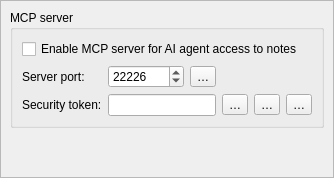
<?xml version="1.0" encoding="UTF-8"?>
<ui version="4.0">
 <class>McpServerSettingsWidget</class>
 <widget class="QWidget" name="McpServerSettingsWidget">
  <layout class="QGridLayout" name="gridLayout">
   <property name="leftMargin">
    <number>0</number>
   </property>
   <property name="topMargin">
    <number>0</number>
   </property>
   <property name="rightMargin">
    <number>0</number>
   </property>
   <property name="bottomMargin">
    <number>0</number>
   </property>
   <item row="0" column="0">
    <widget class="QScrollArea" name="mcpServerScrollArea">
     <property name="widgetResizable">
      <bool>true</bool>
     </property>
     <widget class="QWidget" name="mcpServerScrollAreaContents">
      <property name="geometry">
       <rect>
        <x>0</x>
        <y>0</y>
        <width>580</width>
        <height>400</height>
       </rect>
      </property>
      <layout class="QVBoxLayout" name="verticalLayout_mcpServer">
       <item>
        <widget class="QGroupBox" name="mcpServerGroupBox">
         <property name="title">
          <string>MCP server</string>
         </property>
         <layout class="QGridLayout" name="gridLayout_mcpServer">
          <item row="0" column="0" colspan="6">
           <widget class="QCheckBox" name="mcpServerEnabledCheckBox">
            <property name="text">
             <string>Enable MCP server for AI agent access to notes</string>
            </property>
           </widget>
          </item>
          <item row="1" column="0">
           <widget class="QLabel" name="mcpServerPortLabel">
            <property name="text">
             <string>Server port:</string>
            </property>
           </widget>
          </item>
          <item row="1" column="1">
           <widget class="QSpinBox" name="mcpServerPortSpinBox">
            <property name="minimum">
             <number>1</number>
            </property>
            <property name="maximum">
             <number>65535</number>
            </property>
            <property name="value">
             <number>22226</number>
            </property>
           </widget>
          </item>
          <item row="1" column="2">
           <widget class="QToolButton" name="mcpServerPortResetButton">
            <property name="toolTip">
             <string>Reset the MCP server port</string>
            </property>
            <property name="text">
             <string notr="true">…</string>
            </property>
            <property name="icon">
             <iconset theme="edit-clear" resource="../../breeze-qownnotes.qrc">
              <normaloff>:/icons/breeze-qownnotes/16x16/edit-clear.svg</normaloff>:/icons/breeze-qownnotes/16x16/edit-clear.svg</iconset>
            </property>
           </widget>
          </item>
          <item row="2" column="0">
           <widget class="QLabel" name="mcpServerTokenLabel">
            <property name="text">
             <string>Security token:</string>
            </property>
           </widget>
          </item>
          <item row="2" column="1" colspan="2">
           <widget class="QLineEdit" name="mcpServerTokenLineEdit">
            <property name="toolTip">
             <string>If this is empty when saved, a new security token will be generated automatically.</string>
            </property>
            <property name="maxLength">
             <number>32</number>
            </property>
            <property name="readOnly">
             <bool>false</bool>
            </property>
            <property name="echoMode">
             <enum>QLineEdit::EchoMode::Password</enum>
            </property>
           </widget>
          </item>
          <item row="2" column="3">
           <widget class="QToolButton" name="mcpServerShowTokenButton">
            <property name="toolTip">
             <string>Show security token</string>
            </property>
            <property name="text">
             <string notr="true">…</string>
            </property>
            <property name="icon">
             <iconset theme="document-decrypt" resource="../../breeze-qownnotes.qrc">
              <normaloff>:/icons/breeze-qownnotes/16x16/document-decrypt.svg</normaloff>:/icons/breeze-qownnotes/16x16/document-decrypt.svg</iconset>
            </property>
           </widget>
          </item>
          <item row="2" column="4">
           <widget class="QToolButton" name="mcpServerCopyTokenButton">
            <property name="toolTip">
             <string>Copy security token to clipboard</string>
            </property>
            <property name="text">
             <string notr="true">…</string>
            </property>
            <property name="icon">
             <iconset theme="edit-copy" resource="../../breeze-qownnotes.qrc">
              <normaloff>:/icons/breeze-qownnotes/16x16/edit-copy.svg</normaloff>:/icons/breeze-qownnotes/16x16/edit-copy.svg</iconset>
            </property>
           </widget>
          </item>
          <item row="2" column="5">
           <widget class="QToolButton" name="mcpServerGenerateTokenButton">
            <property name="toolTip">
             <string>Generate new security token</string>
            </property>
            <property name="text">
             <string notr="true">…</string>
            </property>
            <property name="icon">
             <iconset theme="view-refresh" resource="../../breeze-qownnotes.qrc">
              <normaloff>:/icons/breeze-qownnotes/16x16/view-refresh.svg</normaloff>:/icons/breeze-qownnotes/16x16/view-refresh.svg</iconset>
            </property>
           </widget>
          </item>
         </layout>
        </widget>
       </item>
       <item>
        <spacer name="mcpServerVerticalSpacer">
         <property name="orientation">
          <enum>Qt::Vertical</enum>
         </property>
         <property name="sizeHint" stdset="0">
          <size>
           <width>20</width>
           <height>40</height>
          </size>
         </property>
        </spacer>
       </item>
      </layout>
     </widget>
    </widget>
   </item>
  </layout>
 </widget>
 <resources>
  <include location="../../breeze-qownnotes.qrc"/>
 </resources>
</ui>
